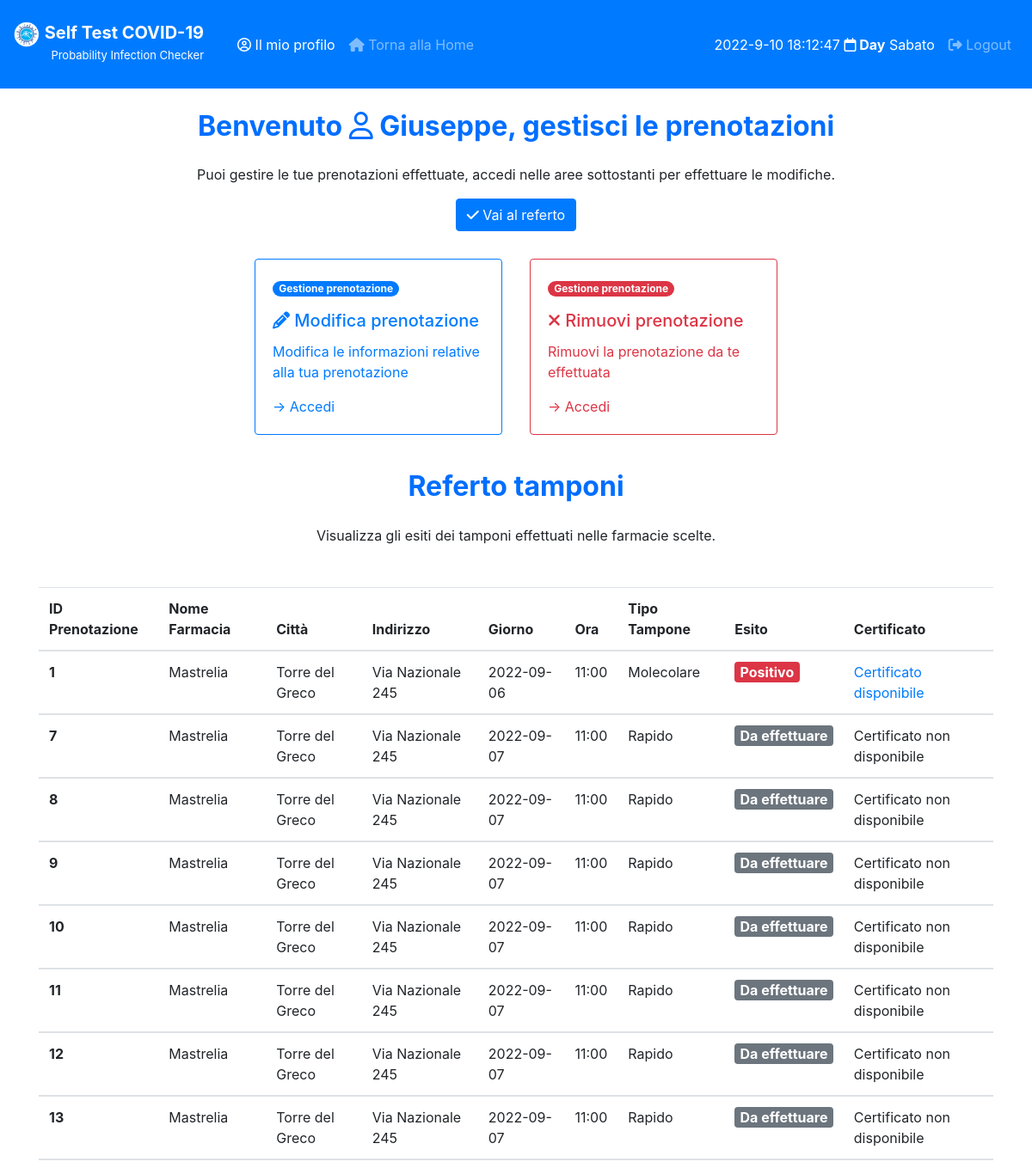
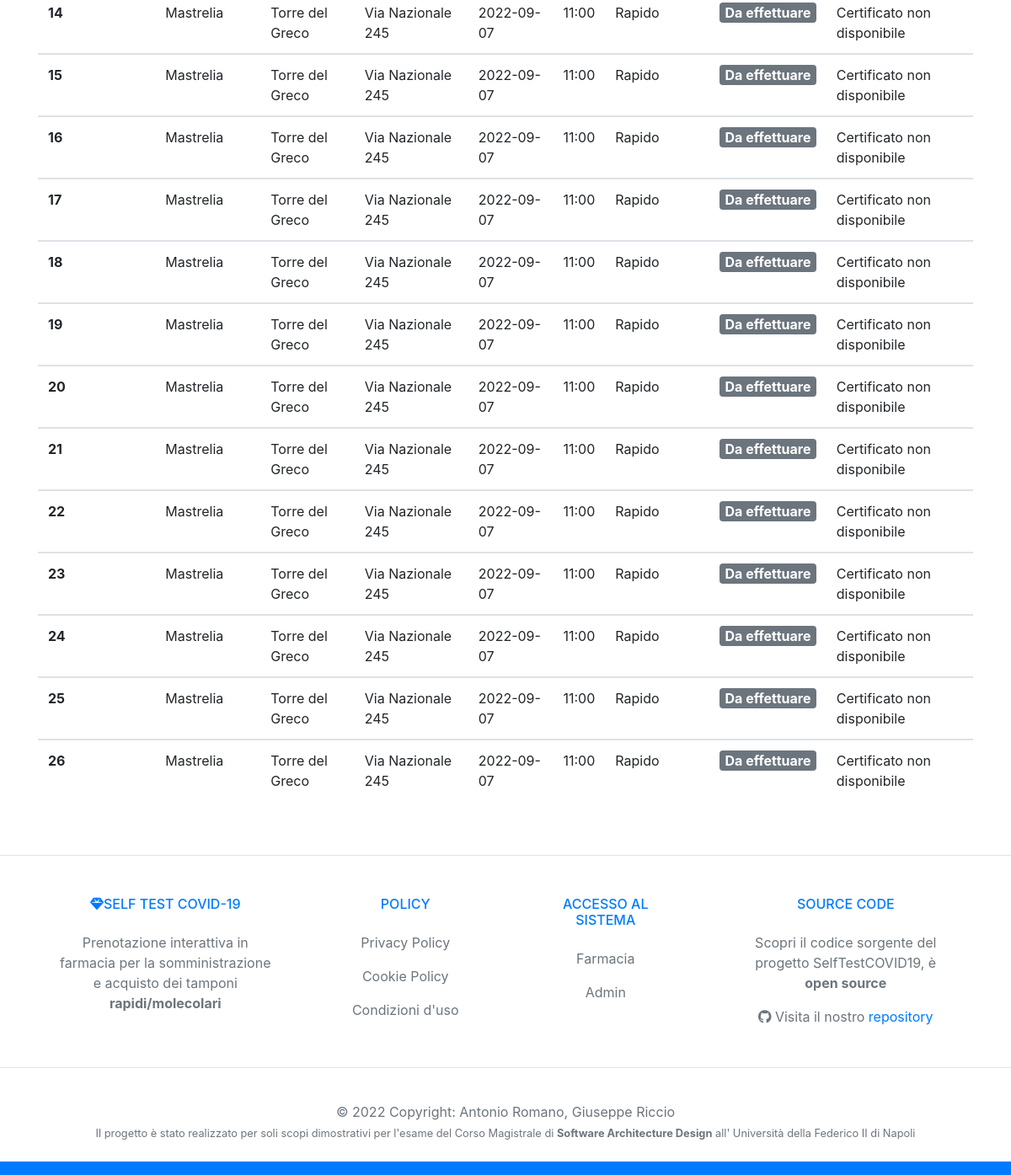
Screenshot of /dashboardPaziente (signed in) with the database file from the repository (2 pictures, top to bottom).
### tables this page shows
CREATE TABLE `Pazienti` (
	ID INTEGER PRIMARY KEY AUTOINCREMENT,
	Nome VARCHAR(50),
	Cognome VARCHAR(50),
	Email VARCHAR(50),
	PWD VARCHAR(50),
	CodiceFiscale VARCHAR(36),
	Telefono VARCHAR(10),
	UNIQUE(Email,PWD)
);

CREATE TABLE `Prenotazioni` (
	ID INTEGER PRIMARY KEY AUTOINCREMENT,
	Nome VARCHAR(50),
	Cognome VARCHAR(50),
	Email VARCHAR(50),
	CodiceFiscale VARCHAR(36),
	Telefono VARCHAR(10),
	Giorno DATE,
	Ora TIME,
	TipoTampone VARCHAR(10),
	EsitoTampone VARCHAR(20),
	ID_Farmacia INTEGER,
	ID_Paziente INTEGER,
	ID_Tampone INTEGER
);

CREATE TABLE `Farmacie` (
	ID INTEGER PRIMARY KEY AUTOINCREMENT,
	NomeFarmacia VARCHAR(50),
	Citta VARCHAR(50),
	CAP INT(5),
	Indirizzo VARCHAR(50),
	Email VARCHAR(50),
	PWD VARCHAR(50),
	UNIQUE(NomeFarmacia,Email)
);

### controllers/GestionePazienteRegistratoController.py (the view)
def dashPaziente():
    if 'loggedin' in session:
        connection = connectDB()
        esito = connection.execute('SELECT Prenotazioni.ID, NomeFarmacia, Citta, Indirizzo, Giorno, Ora, TipoTampone, EsitoTampone FROM Prenotazioni INNER JOIN Farmacie ON Prenotazioni.ID_Farmacia = Farmacie.ID AND Prenotazioni.ID_Paziente = ?',(session['id'],)).fetchall()
        nomepaziente = connection.execute('SELECT Nome FROM Pazienti WHERE ID = ?',(session['id'],)).fetchone()
        connection.close()
    else:
        return redirect('/loginPaziente')
    return render_template('/PazienteRegistratoView/dashboardPaziente.html', nomePaziente=nomepaziente['Nome'], esito=esito)

### models/DB.py (called while the page is built)
def connectDB():
    connection = sqlite3.connect('./models/selftestcovid19.db')
    connection.row_factory = sqlite3.Row
    return connection

### templates/PazienteRegistratoView/dashboardPaziente.html (shortened to what this page needs)
<!doctype html>
<html lang="it">
<head>
    <link rel="stylesheet" href="https://cdnjs.cloudflare.com/ajax/libs/font-awesome/4.7.0/css/font-awesome.min.css">
    <link rel="stylesheet" href="https://stackpath.bootstrapcdn.com/bootstrap/4.3.1/css/bootstrap.min.css">
</head>
<body>
    <nav class="navbar navbar-expand-lg navbar-dark bg-primary">
        <div style="margin-top: 10px; margin-right: 15px;">
            <a class="navbar-brand" href="#">
                <img src="/static/logo.png" width="30" height="30" alt="">
                <span style="margin-top: 10px; color: white; font-size: 20px ;"><b>Self Test COVID-19</b><br>
                    <p style="font-size: small; text-align: right;">Probability Infection Checker</p></a></span>
        </div>
        <div class="collapse navbar-collapse" id="navbarSupportedContent">
            <ul class="navbar-nav mr-auto">
                <li class="nav-item active">
                    <a class="nav-link" href="#"><i class="fa fa-user-circle-o" aria-hidden="true"></i> Il mio profilo
                        <span class="sr-only">(current)</span></a>
                </li>
                <li class="nav-item">
                    <a class="nav-link" href="/"><i class="fa fa-home" aria-hidden="true"></i> Torna alla Home</a>
                </li>
            </ul>
            <ul class="navbar-nav ml-auto">
                <li class="nav-item">
                    <h7 id="displayDateTime" class="nav-link text-white">
                </li>
                <li class="nav-item">
                    <a class="nav-link" href="/logout"><i class="fa fa-sign-out" aria-hidden="true"></i> Logout</a>
                </li>
            </ul>
        </div>
    </nav>
    <div class="container">
        <center>
            <h2 class="text-center" style="margin: 25px;"><b><span style="color: #006eff;">
                        Benvenuto <i class="fa fa-user-o" aria-hidden="true"></i> {{ nomePaziente }}, gestisci le
                        prenotazioni</span></b></h2>
            <h7>Puoi gestire le tue prenotazioni effettuate, accedi nelle aree sottostanti per effettuare le modifiche.
            </h7>
            <center><a href="#referti" class="btn btn-primary m-3" role="button">
                    <i class="fa fa-check" aria-hidden="true"></i> Vai al referto</a></center>
    </div>
    <div class="d-flex justify-content-center">
        <div class="card-deck">
            <div class="card border-primary m-3" style="max-width: 18rem;">
                <div class="card-body text-primary">
                    <span class="badge badge-pill badge-primary mb-3">Gestione prenotazione</span>
                    <h5 class="card-title"><i class="fa fa-pencil" aria-hidden="true"></i> Modifica prenotazione</h5>
                    <p class="card-text">Modifica le informazioni relative alla tua prenotazione</p>
                    <a href="/modificaPrenotazionePaziente" class="card-link text-primary">&#8594 Accedi</a>
                </div>
            </div>
            <div class="card border-danger m-3" style="max-width: 18rem;">
                <div class="card-body text-danger">
                    <span class="badge badge-pill badge-danger mb-3">Gestione prenotazione</span>
                    <h5 class="card-title"><i class="fa fa-times" aria-hidden="true"></i> Rimuovi prenotazione</h5>
                    <p class="card-text">Rimuovi la prenotazione da te effettuata</p>
                    <a href="/rimozionePrenotazionePaziente" class="card-link text-danger">&#8594 Accedi</a>
                </div>
            </div>
        </div>
    </div>
    <div class="container">
        <center>
            <h2 class="text-center" style="margin: 25px;"><b><span style="color: #006eff;">
                        Referto tamponi</span></b></h2>
            <h7>Visualizza gli esiti dei tamponi effettuati nelle farmacie scelte.</h7>
            <div class="d-flex justify-content-center mt-5 table-responsive">
                <table class="table">
                    <thead>
                        <tr>
                            <th scope="col">ID Prenotazione</th>
                            <th scope="col">Nome Farmacia</th>
                            <th scope="col">Città</th>
                            <th scope="col">Indirizzo</th>
                            <th scope="col">Giorno</th>
                            <th scope="col">Ora</th>
                            <th scope="col">Tipo Tampone</th>
                            <th scope="col">Esito</th>
                            <th scope="col">Certificato</th>
                        </tr>
                    </thead>
                    <tbody>
                        {% for esiti in esito %}
                        <tr>
                            <th scope="row">{{ esiti.ID }}</th>
                            <td>{{ esiti.NomeFarmacia }}</td>
                            <td>{{ esiti.Citta }}</td>
                            <td>{{ esiti.Indirizzo }}</td>
                            <td>{{ esiti.Giorno }}</td>
                            <td>{{ esiti.Ora }}</td>
                            <td>{{ esiti.TipoTampone }}</td>
                            <td>
                                {% if esiti.EsitoTampone == "Negativo" %}
                                <span class="badge bg-success text-white" style="font-size: 16px;">Negativo</span>
                                {% elif esiti.EsitoTampone == "Positivo" %}
                                <span class="badge bg-danger text-white" style="font-size: 16px;">Positivo </span>
                                {% elif esiti.EsitoTampone == "Da effettuare" %}
                                <span class="badge bg-secondary text-white" style="font-size: 16px;">Da
                                    effettuare</span>
                                {% elif esiti.EsitoTampone == "In analisi" %}
                                <span class="badge bg-primary text-white" style="font-size: 16px;">In Analisi</span>
                                {% endif %}
                            </td>
                            <td>
                                {% if (esiti.EsitoTampone == "Negativo") or (esiti.EsitoTampone == "Positivo") %}
                                <a href="/download/report/pdf/{{ esiti.ID }}"> Certificato disponibile </a>
                                {% else %}
                                <a> Certificato non disponibile </a>
                                {% endif %}
                            </td>
                        </tr>
                    </tbody>
                    {% endfor %}
                </table>
            </div>
        </center>
    </div>
</body>
<footer class="text-lg text-lg-start bg-white text-muted">
    <section class="d-flex justify-content-center justify-content-lg-between p-4 border-bottom">
    </section>
    <section class="">
      <div class="container text-center text-md-start mt-5">
        <div class="row mt-3">
          <div class="col-md-3 col-lg-4 col-xl-3 mx-auto mb-4">
            <h6 class="text-uppercase fw-bold mb-4  text-primary">
              <i class="fas fa-gem me-3"></i>Self Test COVID-19
            </h6>
            <p>
              Prenotazione interattiva in farmacia per la somministrazione e acquisto dei tamponi <b>rapidi/molecolari</b>
            </p>
          </div>
          <div class="col-md-2 col-lg-2 col-xl-2 mx-auto mb-4">
            <h6 class="text-uppercase fw-bold mb-4  text-primary">
              Policy
            </h6>
            <p>
              <a href="#!" class="text-reset">Privacy Policy</a>
            </p>
            <p>
              <a href="#!" class="text-reset">Cookie Policy</a>
            </p>
            <p>
              <a href="#!" class="text-reset">Condizioni d'uso</a>
            </p>
          </div>
          <div class="col-md-3 col-lg-2 col-xl-2 mx-auto mb-4">
            <h6 class="text-uppercase fw-bold mb-4  text-primary">
              Accesso al sistema
            </h6>
            <p>
              <a href="/loginFarmacia" class="text-reset">Farmacia</a>
            </p>
            <p>
              <a href="/loginAdmin" class="text-reset">Admin</a>
            </p>
          </div>
          <div class="col-md-4 col-lg-3 col-xl-3 mx-auto mb-md-0 mb-4">
            <h6 class="text-uppercase fw-bold mb-4  text-primary">SOURCE CODE</h6>
            <p>Scopri il codice sorgente del progetto SelfTestCOVID19, è <b>open source</b></p>
            <p><i class="fa fa-github"></i> Visita il nostro <a href="https://github.com/giuseppericcio/SelfTestCovid19">repository</a></p>
          </div>
        </div>
      </div>
    </section>
    <hr>
    <div class="text-center p-4  text-muted" style="background-color: rgba(255, 255, 255, 0.05);">
      © 2022 Copyright:
      <a class="text-muted fw-bold">Antonio Romano, Giuseppe Riccio</a>
      <small id="dateHelp" class="form-text text-muted text-primary">Il progetto è stato realizzato per soli scopi
        dimostrativi per l'esame del Corso Magistrale di <b>Software Architecture Design</b> all' Università della
        Federico II di Napoli</small>
    </div>
  </footer>
<nav class="navbar navbar-expand-lg navbar-dark bg-primary">
</nav>
</body>
</html>

### rows the page displays
Pazienti: Nome "Giuseppe"
Prenotazioni: ID "1", NomeFarmacia "Mastrelia", Citta "Torre del Greco", Indirizzo "Via Nazionale 245", Giorno "2022-09-06", Ora "11:00", TipoTampone "Molecolare", EsitoTampone "Positivo"
Prenotazioni: ID "7", NomeFarmacia "Mastrelia", Citta "Torre del Greco", Indirizzo "Via Nazionale 245", Giorno "2022-09-07", Ora "11:00", TipoTampone "Rapido", EsitoTampone "Da effettuare"
Prenotazioni: ID "8", NomeFarmacia "Mastrelia", Citta "Torre del Greco", Indirizzo "Via Nazionale 245", Giorno "2022-09-07", Ora "11:00", TipoTampone "Rapido", EsitoTampone "Da effettuare"
Prenotazioni: ID "9", NomeFarmacia "Mastrelia", Citta "Torre del Greco", Indirizzo "Via Nazionale 245", Giorno "2022-09-07", Ora "11:00", TipoTampone "Rapido", EsitoTampone "Da effettuare"
Prenotazioni: ID "10", NomeFarmacia "Mastrelia", Citta "Torre del Greco", Indirizzo "Via Nazionale 245", Giorno "2022-09-07", Ora "11:00", TipoTampone "Rapido", EsitoTampone "Da effettuare"
Prenotazioni: ID "11", NomeFarmacia "Mastrelia", Citta "Torre del Greco", Indirizzo "Via Nazionale 245", Giorno "2022-09-07", Ora "11:00", TipoTampone "Rapido", EsitoTampone "Da effettuare"
Prenotazioni: ID "12", NomeFarmacia "Mastrelia", Citta "Torre del Greco", Indirizzo "Via Nazionale 245", Giorno "2022-09-07", Ora "11:00", TipoTampone "Rapido", EsitoTampone "Da effettuare"
Prenotazioni: ID "13", NomeFarmacia "Mastrelia", Citta "Torre del Greco", Indirizzo "Via Nazionale 245", Giorno "2022-09-07", Ora "11:00", TipoTampone "Rapido", EsitoTampone "Da effettuare"
Prenotazioni: ID "14", NomeFarmacia "Mastrelia", Citta "Torre del Greco", Indirizzo "Via Nazionale 245", Giorno "2022-09-07", Ora "11:00", TipoTampone "Rapido", EsitoTampone "Da effettuare"
Prenotazioni: ID "15", NomeFarmacia "Mastrelia", Citta "Torre del Greco", Indirizzo "Via Nazionale 245", Giorno "2022-09-07", Ora "11:00", TipoTampone "Rapido", EsitoTampone "Da effettuare"
Prenotazioni: ID "16", NomeFarmacia "Mastrelia", Citta "Torre del Greco", Indirizzo "Via Nazionale 245", Giorno "2022-09-07", Ora "11:00", TipoTampone "Rapido", EsitoTampone "Da effettuare"
Prenotazioni: ID "17", NomeFarmacia "Mastrelia", Citta "Torre del Greco", Indirizzo "Via Nazionale 245", Giorno "2022-09-07", Ora "11:00", TipoTampone "Rapido", EsitoTampone "Da effettuare"
Prenotazioni: ID "18", NomeFarmacia "Mastrelia", Citta "Torre del Greco", Indirizzo "Via Nazionale 245", Giorno "2022-09-07", Ora "11:00", TipoTampone "Rapido", EsitoTampone "Da effettuare"
Prenotazioni: ID "19", NomeFarmacia "Mastrelia", Citta "Torre del Greco", Indirizzo "Via Nazionale 245", Giorno "2022-09-07", Ora "11:00", TipoTampone "Rapido", EsitoTampone "Da effettuare"
Prenotazioni: ID "20", NomeFarmacia "Mastrelia", Citta "Torre del Greco", Indirizzo "Via Nazionale 245", Giorno "2022-09-07", Ora "11:00", TipoTampone "Rapido", EsitoTampone "Da effettuare"
Prenotazioni: ID "21", NomeFarmacia "Mastrelia", Citta "Torre del Greco", Indirizzo "Via Nazionale 245", Giorno "2022-09-07", Ora "11:00", TipoTampone "Rapido", EsitoTampone "Da effettuare"
Prenotazioni: ID "22", NomeFarmacia "Mastrelia", Citta "Torre del Greco", Indirizzo "Via Nazionale 245", Giorno "2022-09-07", Ora "11:00", TipoTampone "Rapido", EsitoTampone "Da effettuare"
Prenotazioni: ID "23", NomeFarmacia "Mastrelia", Citta "Torre del Greco", Indirizzo "Via Nazionale 245", Giorno "2022-09-07", Ora "11:00", TipoTampone "Rapido", EsitoTampone "Da effettuare"
Prenotazioni: ID "24", NomeFarmacia "Mastrelia", Citta "Torre del Greco", Indirizzo "Via Nazionale 245", Giorno "2022-09-07", Ora "11:00", TipoTampone "Rapido", EsitoTampone "Da effettuare"
Prenotazioni: ID "25", NomeFarmacia "Mastrelia", Citta "Torre del Greco", Indirizzo "Via Nazionale 245", Giorno "2022-09-07", Ora "11:00", TipoTampone "Rapido", EsitoTampone "Da effettuare"
Prenotazioni: ID "26", NomeFarmacia "Mastrelia", Citta "Torre del Greco", Indirizzo "Via Nazionale 245", Giorno "2022-09-07", Ora "11:00", TipoTampone "Rapido", EsitoTampone "Da effettuare"
